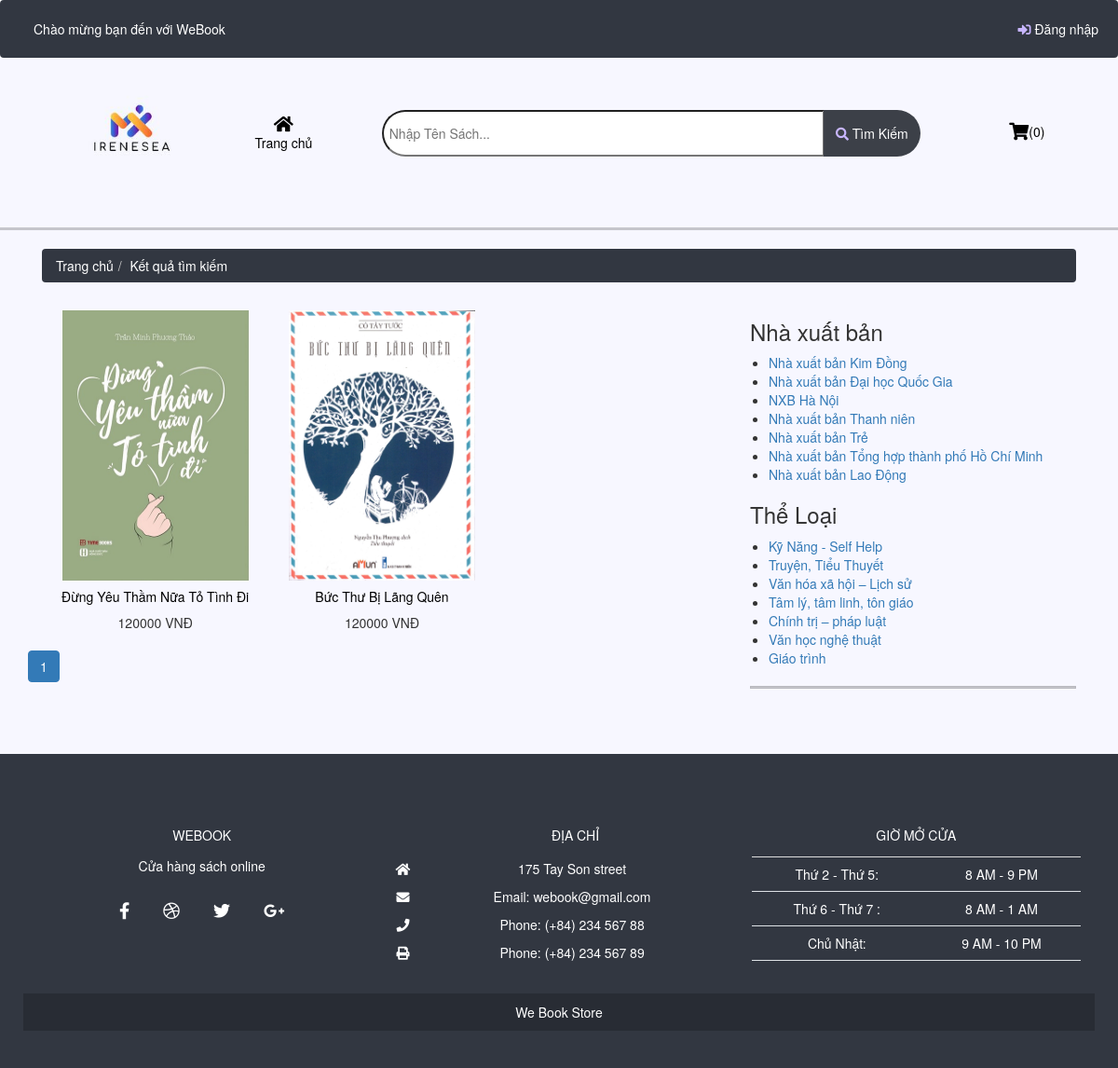
The page /category.php?ID_Doitac=1 on the database its author committed.
### tables this page shows
CREATE TABLE `sanpham` (
  `ID_Sanpham` int(10) NOT NULL,
  `ID_Doitac` int(10) NOT NULL,
  `Tensanpham` varchar(100) NOT NULL,
  `Theloai` int(10) NOT NULL,
  `Anh` varchar(200) NOT NULL,
  `Tacgia` varchar(100) NOT NULL,
  `Gia` int(100) NOT NULL,
  `Mota` varchar(200) NOT NULL
);

CREATE TABLE `doitac` (
  `ID_Doitac` int(10) NOT NULL,
  `Tendoitac` varchar(100) NOT NULL,
  `Sdt` varchar(10) NOT NULL,
  `Diachi` varchar(100) NOT NULL
);

CREATE TABLE `theloai` (
  `ID_Theloai` int(10) NOT NULL,
  `Tentheloai` varchar(100) NOT NULL
);

### category.php (the view, shortened to what this page needs)
<?php
include "header.php";
include "navh.php";
include "navbar.php";
?>
<hr style=" border: 1.5px solid">
<div id="page-content" class="single-page">
	<div class="container">
	<div class="row">
				<div class="col-lg-12">
					<ul class="breadcrumb"  style="background-color: #323741">
					<li><a href="index.php" style="color:#fff">Trang chủ</a></li>
					<li><a style="color:#fff">Kết quả tìm kiếm</a></li>
					</ul>
				</div>
			</div>
		<div class="row">
			<div id="main-content" class="col-md-8">
				<div class="row">
					<div class="col-md-12">
						<div class="products">
							<?php
							require 'inc/config.php';
							$manhasx = $_GET["ID_Doitac"];
							$result = mysqli_query($conn, 'select count(ID_Sanpham) as total from sanpham where ID_Doitac = ' . $manhasx);
							$row = mysqli_fetch_assoc($result);
							$total_records = $row['total'];
							$current_page = isset($_GET['page']) ? $_GET['page'] : 1;
							$limit = 6;
							$total_page = ceil($total_records / $limit);
							$start = ($current_page - 1) * $limit;
							$result = mysqli_query($conn, "SELECT * FROM sanpham where ID_Doitac = '$manhasx' LIMIT $start, $limit ");
							while ($row = mysqli_fetch_assoc($result)) {
							?>
								<div class="col-lg-4 col-md-4 col-xs-12">
									<div class="product pt-3"  style="text-align:center">
										<div class="image" ><a href="product.php?id=<?php echo $row["ID_Sanpham"] ?>"><img src="images/<?php echo $row["Anh"] ?>" style="width:200px;height:290px" /></a></div>
										<div class="caption">
											<div class="name">
												<h5  ><a style="color:#000;text-align:center" href="product.php?id=<?php echo $row["ID_Sanpham"] ?>"><?php echo $row["Tensanpham"] ?></a></h5>
											</div>
											<div class="price" ><?php echo $row["Gia"] ?> VNĐ</div>
										</div>
									</div>
								</div>
							<?php
							}
							?>
						</div>
					</div>
				</div>
				<div class="row text-center">
					<ul class="pagination">
						<?php
						for ($i = 1; $i <= $total_page; $i++) {
							if ($i == $current_page) {
						?>
								<li class="active"><a href="#"><?php echo $i  ?></a></li>
							<?php
							}
							?>
						<?php
						}
						?>
					</ul>
				</div>
			</div>
			<?php
			include "sidebar.php"
			?>
		</div>
	</div>
</div>
<?php
include "footer.php"
?>
</body>
</html>

### sidebar.php
<div id="sidebar" class="col-md-4">
	<div class="widget wid-categories">
		<div class="heading">
			<h3>Nhà xuất bản</h3>
		</div>
		<div class="content">
			<ul>
				<?php
				require 'inc/config.php';
				$layidrandom = "SELECT ID_Doitac,Tendoitac from doitac";
				$kq = $conn->query($layidrandom);
				if ($kq->num_rows > 0) {
					while ($d = $kq->fetch_assoc()) {
				?>
						<li><a href="category.php?ID_Doitac=<?php echo $d["ID_Doitac"] ?>"><?php echo $d["Tendoitac"] ?></a></li>
				<?php
					}
				}
				?>
			</ul>
		</div>
		<div class="heading">
			<h3>Thể Loại</h3>
		</div>
		<div class="content">
			<ul>
				<?php
				require 'inc/config.php';
				$layidtheloai = "SELECT ID_Theloai,Tentheloai from theloai";
				$kq = $conn->query($layidtheloai);
				if ($kq->num_rows > 0) {
					while ($d = $kq->fetch_assoc()) {
				?>
						<li><a href="categorytheloai.php?ID_Theloai=<?php echo $d["ID_Theloai"] ?>"><?php echo $d["Tentheloai"] ?></a></li>
				<?php
					}
				}
				?>
			</ul>
		</div>
	</div>
	<hr style=" border: 1px solid black">
</div>

### category.php (style rules this page uses)
.product { transition: transform 0.5s; }

### rows shown on the page
sanpham: Anh (picture), Tensanpham "Đừng Yêu Thầm Nữa Tỏ Tình Đi", Gia "120000"
sanpham: Anh (picture), Tensanpham "Bức Thư Bị Lãng Quên", Gia "120000"
doitac: Tendoitac "Nhà xuất bản Kim Đồng"
doitac: Tendoitac "Nhà xuất bản Đại học Quốc Gia"
doitac: Tendoitac "NXB Hà Nội"
doitac: Tendoitac "Nhà xuất bản Thanh niên"
doitac: Tendoitac "Nhà xuất bản Trẻ"
doitac: Tendoitac "Nhà xuất bản Tổng hợp thành phố Hồ Chí Minh"
doitac: Tendoitac "Nhà xuất bản Lao Động"
theloai: Tentheloai "Kỹ Năng - Self Help"
theloai: Tentheloai "Truyện, Tiểu Thuyết"
theloai: Tentheloai "Văn hóa xã hội – Lịch sử"
theloai: Tentheloai "Tâm lý, tâm linh, tôn giáo"
theloai: Tentheloai "Chính trị – pháp luật"
theloai: Tentheloai "Văn học nghệ thuật"
theloai: Tentheloai "Giáo trình"
